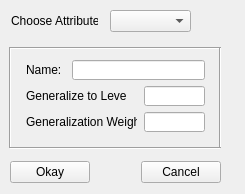
<ui version="4.0" >
 <class>myOpengeneralizationClass</class>
 <widget class="QWidget" name="myOpengeneralizationClass" >
  <property name="geometry" >
   <rect>
    <x>0</x>
    <y>0</y>
    <width>245</width>
    <height>194</height>
   </rect>
  </property>
  <property name="sizePolicy" >
   <sizepolicy vsizetype="Fixed" hsizetype="Fixed" >
    <horstretch>0</horstretch>
    <verstretch>0</verstretch>
   </sizepolicy>
  </property>
  <property name="windowTitle" >
   <string>Generlization Information</string>
  </property>
  <property name="windowIcon" >
   <iconset>
    <normaloff>./cornell-bigred.png</normaloff>./cornell-bigred.png</iconset>
  </property>
  <widget class="QLabel" name="label_name" >
   <property name="geometry" >
    <rect>
     <x>26</x>
     <y>60</y>
     <width>38</width>
     <height>20</height>
    </rect>
   </property>
   <property name="text" >
    <string>Name:</string>
   </property>
  </widget>
  <widget class="QLineEdit" name="lineEdit_name" >
   <property name="geometry" >
    <rect>
     <x>72</x>
     <y>60</y>
     <width>133</width>
     <height>20</height>
    </rect>
   </property>
  </widget>
  <widget class="QLabel" name="label_level" >
   <property name="geometry" >
    <rect>
     <x>26</x>
     <y>86</y>
     <width>101</width>
     <height>20</height>
    </rect>
   </property>
   <property name="text" >
    <string>Generalize to Level:</string>
   </property>
  </widget>
  <widget class="QLineEdit" name="lineEdit_level" >
   <property name="geometry" >
    <rect>
     <x>144</x>
     <y>86</y>
     <width>61</width>
     <height>20</height>
    </rect>
   </property>
  </widget>
  <widget class="Line" name="line" >
   <property name="geometry" >
    <rect>
     <x>10</x>
     <y>40</y>
     <width>211</width>
     <height>16</height>
    </rect>
   </property>
   <property name="orientation" >
    <enum>Qt::Horizontal</enum>
   </property>
  </widget>
  <widget class="Line" name="line_2" >
   <property name="geometry" >
    <rect>
     <x>2</x>
     <y>47</y>
     <width>16</width>
     <height>101</height>
    </rect>
   </property>
   <property name="orientation" >
    <enum>Qt::Vertical</enum>
   </property>
  </widget>
  <widget class="Line" name="line_3" >
   <property name="geometry" >
    <rect>
     <x>10</x>
     <y>140</y>
     <width>211</width>
     <height>16</height>
    </rect>
   </property>
   <property name="orientation" >
    <enum>Qt::Horizontal</enum>
   </property>
  </widget>
  <widget class="Line" name="line_4" >
   <property name="geometry" >
    <rect>
     <x>212</x>
     <y>47</y>
     <width>16</width>
     <height>101</height>
    </rect>
   </property>
   <property name="orientation" >
    <enum>Qt::Vertical</enum>
   </property>
  </widget>
  <widget class="QLabel" name="label_weight" >
   <property name="geometry" >
    <rect>
     <x>26</x>
     <y>112</y>
     <width>111</width>
     <height>20</height>
    </rect>
   </property>
   <property name="text" >
    <string>Generalization Weight:</string>
   </property>
  </widget>
  <widget class="QLineEdit" name="lineEdit_weight" >
   <property name="geometry" >
    <rect>
     <x>144</x>
     <y>112</y>
     <width>61</width>
     <height>20</height>
    </rect>
   </property>
  </widget>
  <widget class="QComboBox" name="comboBox_qi" >
   <property name="geometry" >
    <rect>
     <x>110</x>
     <y>10</y>
     <width>81</width>
     <height>22</height>
    </rect>
   </property>
  </widget>
  <widget class="QWidget" name="layoutWidget" >
   <property name="geometry" >
    <rect>
     <x>10</x>
     <y>160</y>
     <width>211</width>
     <height>25</height>
    </rect>
   </property>
   <layout class="QHBoxLayout" name="horizontalLayout" >
    <item>
     <widget class="QPushButton" name="pushButton_ok" >
      <property name="text" >
       <string>Okay</string>
      </property>
     </widget>
    </item>
    <item>
     <spacer name="horizontalSpacer_3" >
      <property name="orientation" >
       <enum>Qt::Horizontal</enum>
      </property>
      <property name="sizeHint" stdset="0" >
       <size>
        <width>40</width>
        <height>20</height>
       </size>
      </property>
     </spacer>
    </item>
    <item>
     <widget class="QPushButton" name="pushButton_cancel" >
      <property name="text" >
       <string>Cancel</string>
      </property>
     </widget>
    </item>
   </layout>
  </widget>
  <widget class="QLabel" name="label_attribute" >
   <property name="geometry" >
    <rect>
     <x>11</x>
     <y>11</y>
     <width>87</width>
     <height>20</height>
    </rect>
   </property>
   <property name="text" >
    <string>Choose Attributes</string>
   </property>
  </widget>
 </widget>
 <resources/>
 <connections/>
</ui>
